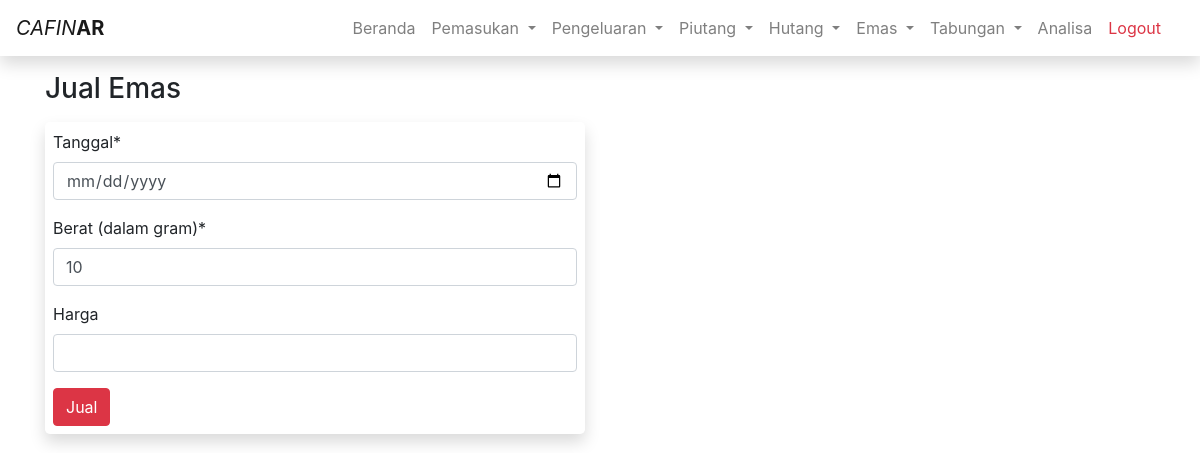
/emas/show/5 (signed in), run on an earlier commit of the app's database.
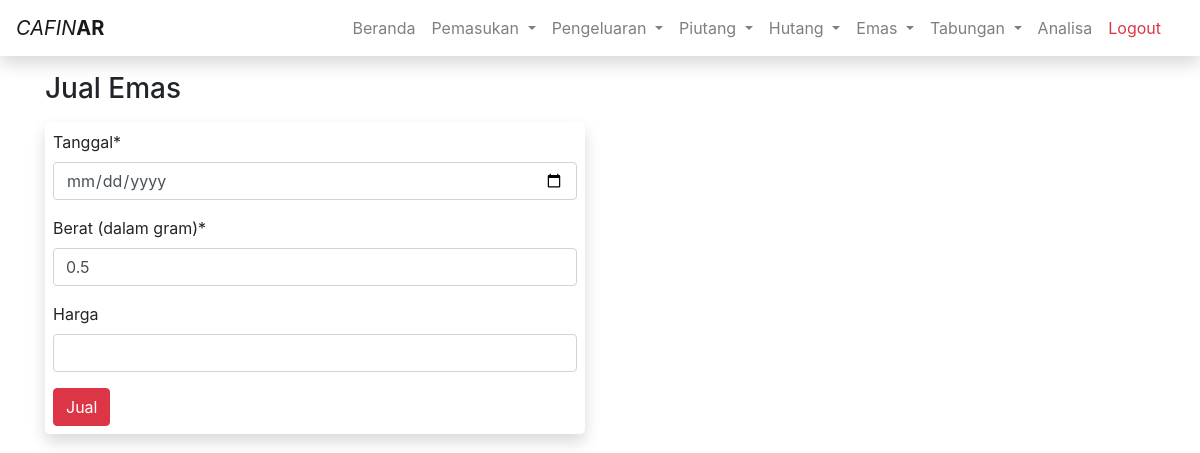
And on a later commit of the database.
### tables this page shows
CREATE TABLE `emas` (
  `id` int(3) NOT NULL,
  `berat` float NOT NULL,
  `tgl_beli` date NOT NULL
);

### app/core/Controller.php (called while the page is built, shortened)
<?php
class Controller
{
  public function view($view, $data = [])
  {
    require_once 'app/views/' . $view . '.php';
  }
  public function model($model)
  {
    return new $model;
  }
}

### app/controllers/Emas.php (called while the page is built, shortened)
<?php
class Emas extends Controller
{
  public function show($id)
  {
    $data['emas'] = $this->model('Emas_model')->showEmasById($id);
    $data['title'] = 'JUAL EMAS | ' . $this->title;
    $this->view('emas/show', $data);
  }
}

### app/core/App.php (called while the page is built, shortened)
<?php
class App
{
  protected $controller = 'Home',
    $method = 'index',
    $params = [];
  public function __construct()
  {
    $url = $this->parseURL();
    if (file_exists('app/controllers/' . $url[0] . '.php')) {
      unset($url[0]);
    }
    $this->controller = new $this->controller;
    if (isset($url[1])) {
      if (method_exists($this->controller, $url[1])) {
        $this->method = $url[1];
        unset($url[1]);
      }
    }
    if (!empty($url)) {
      $this->params = array_values($url);
    }
    call_user_func_array([$this->controller, $this->method], $this->params);
  }
  public function parseURL()
  {
    if (isset($_GET['url'])) {
      $url = rtrim($_GET['url'], '/');
      $url = filter_var($url, FILTER_SANITIZE_URL);
      $url = explode('/', $url);
      return $url;
    }
  }
}

### index.php (called while the page is built, shortened)
<?php
$app = new App();

### app/core/Database.php (called while the page is built, shortened)
<?php
class Database
{
  private $host = DB_HOST,
    $user = DB_USER,
    $pass = DB_PASS,
    $db_name = DB_NAME;
  private $dbh;
  private $stmt;
  public function __construct()
  {
    $dsn = 'mysql:host=' . $this->host . ';dbname=' . $this->db_name;
    $option = [
      PDO::ATTR_PERSISTENT => true,
      PDO::ATTR_ERRMODE => PDO::ERRMODE_EXCEPTION
    ];
    try {
      $this->dbh = new PDO($dsn, $this->user, $this->pass, $option);
    } catch (PDOException $e) {
      die($e->getMessage());
    }
  }
  public function query($query)
  {
    $this->stmt = $this->dbh->prepare($query);
  }
  public function bind($param, $value, $type = null)
  {
    if (is_null(($type))) {
      switch (true) {
        default:
          $type = PDO::PARAM_STR;
      }
    }
    $this->stmt->bindValue($param, $value, $type);
  }
  public function execute()
  {
    $this->stmt->execute();
  }
  public function single()
  {
    $this->execute();
    return $this->stmt->fetch(PDO::FETCH_ASSOC);
  }
}

### app/models/Emas_model.php (called while the page is built, shortened)
<?php
class Emas_model
{
  private $table = 'emas',
    $db;
  public function __construct()
  {
    $this->db = new Database;
  }
  public function showEmasById($id)
  {
    $this->db->query("SELECT * FROM " . $this->table . " WHERE id = :id");
    $this->db->bind('id', $id);
    return $this->db->single();
  }
}

### app/views/emas/show.php (the view, shortened to what this page needs)
<div class="row">
  <div class="col">
    <h3>Jual Emas</h3>
  </div>
</div>
<div class="row">
  <div class="col-6">
    <form class="shadow rounded-lg p-2" method="POST" action="<?= BASEURL; ?>/emas/prosesjual">
      <div class="form-group">
        <label for="tanggal">Tanggal*</label>
        <input type="date" class="form-control" id="tanggal" name="tanggal" required>
      </div>
      <div class="form-group">
        <label for="berat">Berat (dalam gram)*</label>
        <input type="number" class="form-control" id="berat" name="berat" value="<?= $data['emas']['berat']; ?>" required>
      </div>
      <div class="form-group">
        <label for="nominal">Harga</label>
        <input type="number" class="form-control" id="nominal" name="nominal" value="" required>
      </div>
      <button type="submit" class="btn btn-danger">Jual</button>
    </form>
  </div>
</div>

What changed in the data, as far as the page shows it:
changed emas: berat "10" → "0.5"
